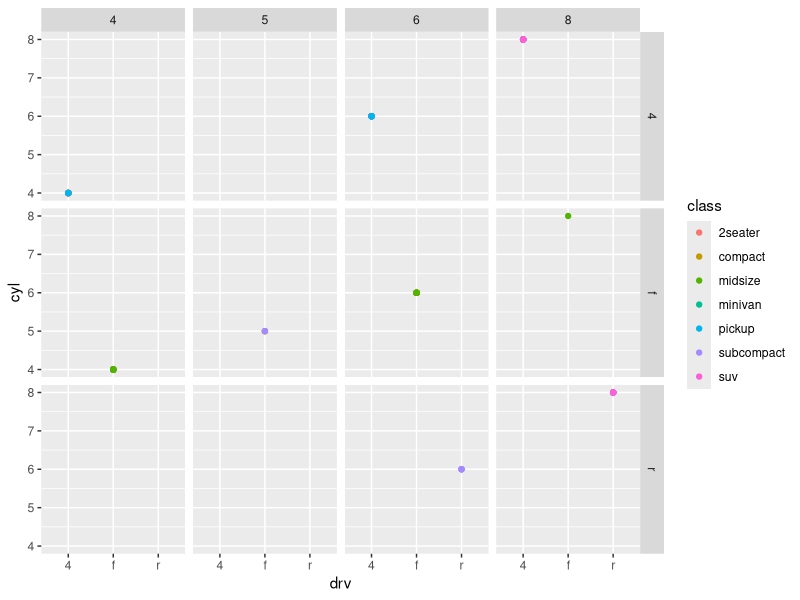
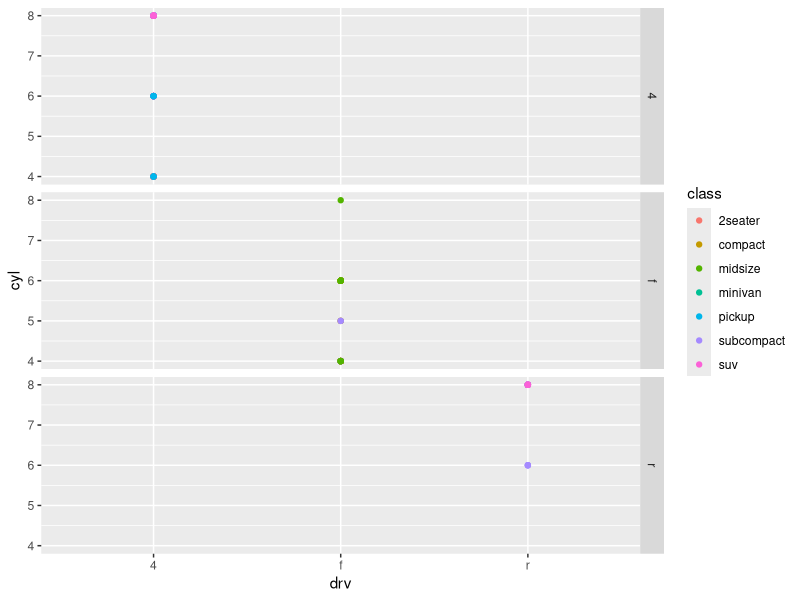
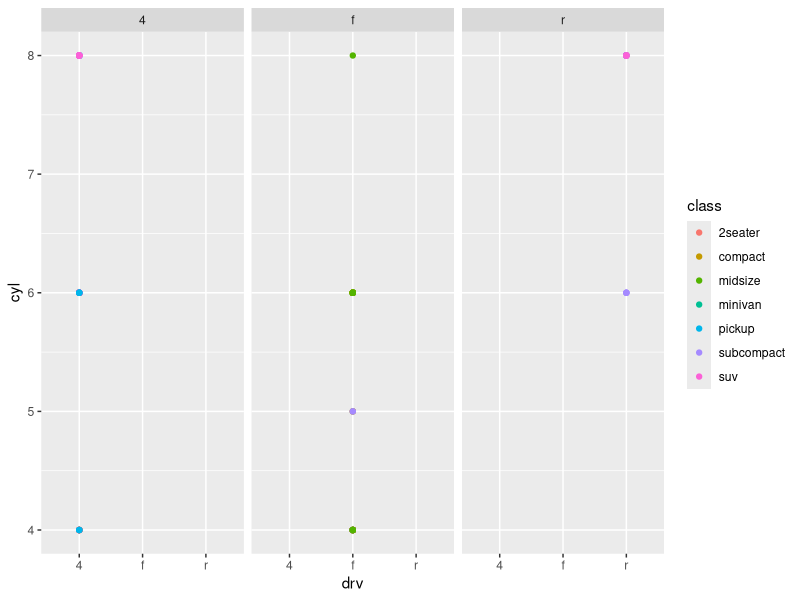
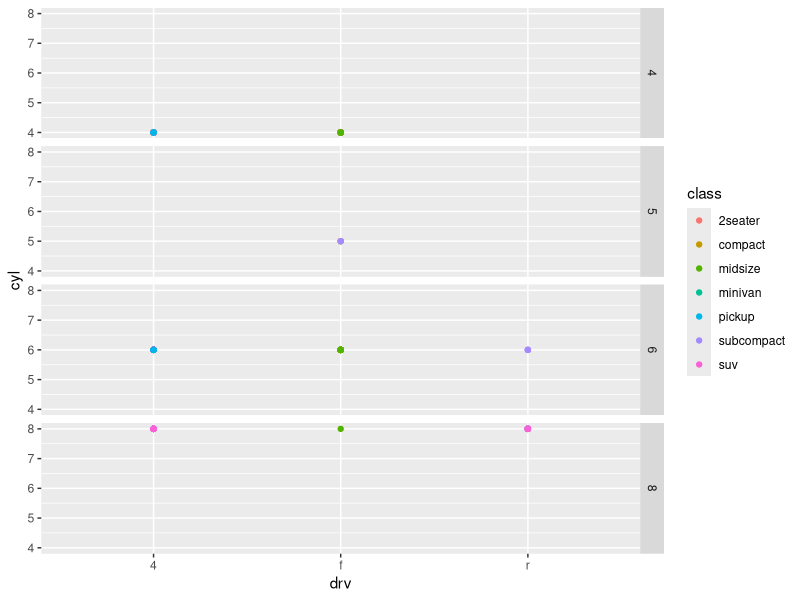
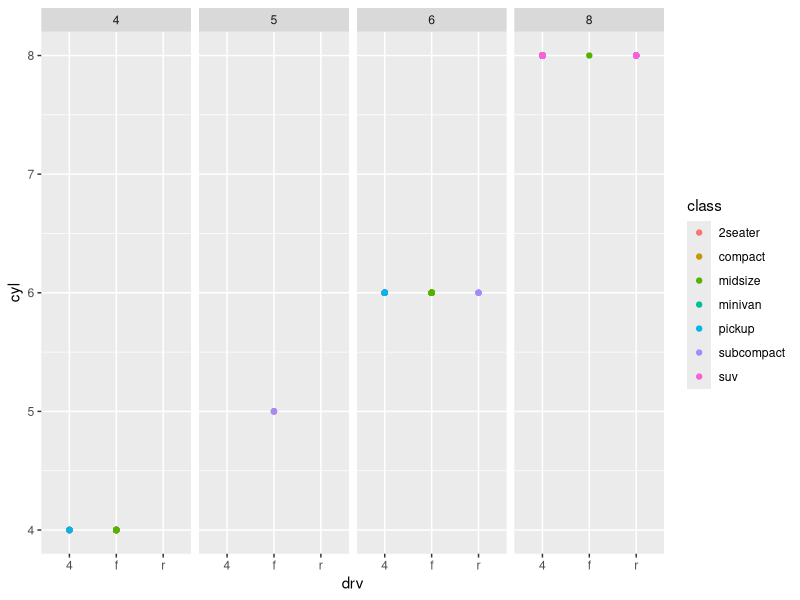
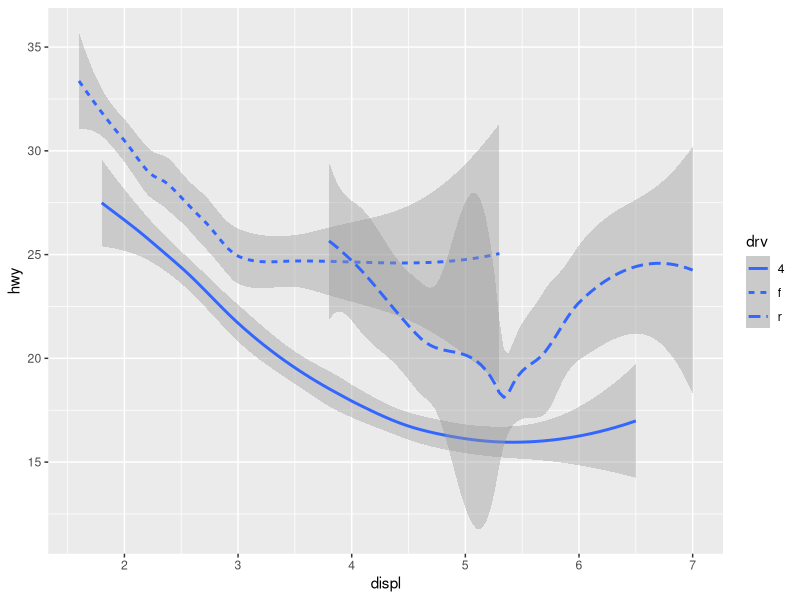
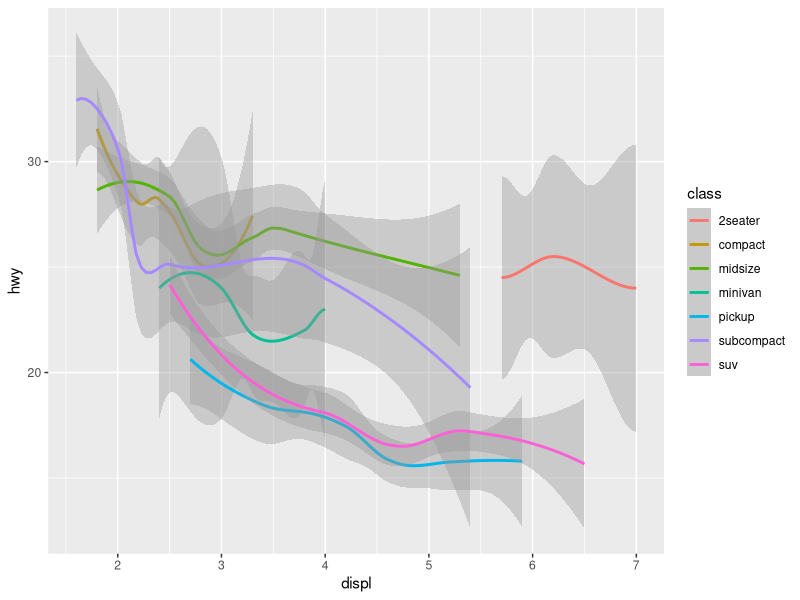
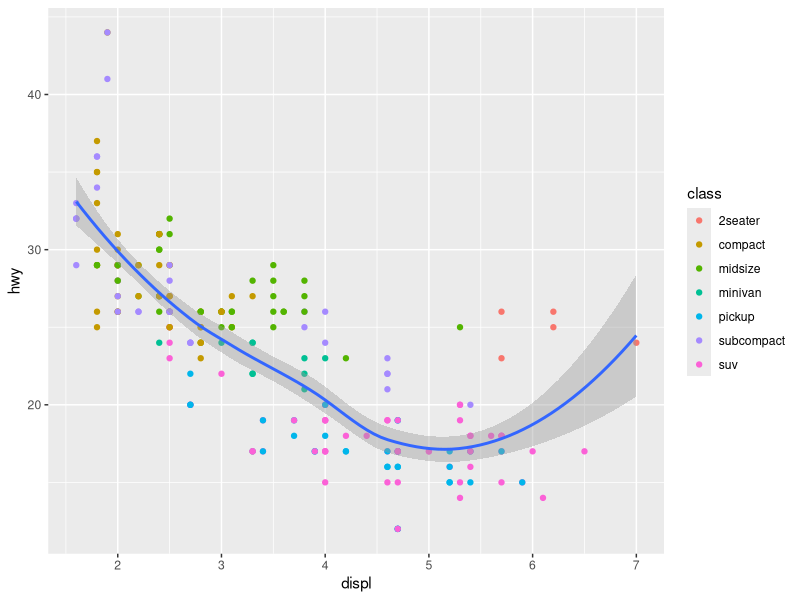

Recreate these plots in R, in order. (Note: this script raises an error after producing the figures.)
library(tidyverse)
mpg
data#solo aparace la funcion ene l workspace
mpg
help(mpg)
ggplot(data = mpg) + 
  geom_point(mapping = aes(x=drv, y=cyl, color=class)) + #se ejecuta ahora sin el facet grid:traccion central es el q mas tiene cuatro tipos de cilindros
  facet_grid(drv~cyl)


ggplot(data = mpg) + 
  geom_point(mapping = aes(x=drv, y=cyl, color=class)) + #se ejecuta ahora sin el facet grid:traccion central es el q mas tiene cuatro tipos de cilindros
  facet_grid(drv~.)#este te lo pone por filas, para poner la ondita es opt+ñ


ggplot(data = mpg) + 
  geom_point(mapping = aes(x=drv, y=cyl, color=class)) + #se ejecuta ahora sin el facet grid:traccion central es el q mas tiene cuatro tipos de cilindros
  facet_grid(.~drv)#este te lo pone por columnas

#se hace lo mismo con los cilindros como no hay 7 cilindros el 7 se lo salta y se categoriza por los valores de esa varibale como si fuera un factor no es numerico sino un valor enumerado: clase cinco, clase seis..

ggplot(data = mpg) + 
  geom_point(mapping = aes(x=drv, y=cyl, color=class)) + #se ejecuta ahora sin el facet grid:traccion central es el q mas tiene cuatro tipos de cilindros
  facet_grid(cyl~.)

ggplot(data = mpg) + 
  geom_point(mapping = aes(x=drv, y=cyl, color=class)) + #se ejecuta ahora sin el facet grid:traccion central es el q mas tiene cuatro tipos de cilindros
  facet_grid(.~cyl)#ahora salen por columnas

ggplot(data = mpg)+
  geom_smooth(mapping = aes(x=displ, y=hwy, linetype=drv))

ggplot(data = mpg)+
  geom_smooth(mapping = aes(x=displ, y=hwy, color=class))#diferencia entre la variabilidad, en la linea roja la banda es mas ancha que en la verde?

ggplot(data = mpg, mapping = aes(x = displ, y = hwy))+
  geom_point(mapping = aes(color = class)) + 
  geom_smooth() #los cohes rojos q son los ultimos puntos de la grafica, son coches muy escasos y lo que hacen es 

tibble
flights
data(flights)
flights

filter(flights,month==1,day==1)
jan1<-filter(flights,month==1,day==1)
filter(flights, month==11 | month==12)
nov_dec<- filter(flights, month==11 | month==12)
filter(flights, !(arr_delay> 120 |dep_delay>120))
#falta la otra que son dos fromas de decir lo mismo

NA=NA


#Exercise 14:# los datos estan por minutos#jordi pagina web#libreria nos tenemos que adaptar a las funciones de la libreria

#A
filter(flights, arr_delay>=120)

#B
filter(flights, dest=="IAH" | dest=="HOU")

#C
help(flights)

#D:
filter(flights, month>=7 & month<=9)

#E
filter(flights, arr_delay>=120, dep_delay<=0)

#F
filter(flights, dep_delay>=60, dep_delay-arr_delay>30)

#G
filter(flights, dep_time>=2400 | dep_time>=000,dep_time<=600)

#2
filter(flights, between(dep_time, 000, 600))

#3
is.na(flights$dep_time)
sum(is.na(flights$dep_time))

#4
na|TRUE#true es el conjunto total , la union entre el conjunto universal sigues teniendo conjunto universal#al todo unir algo mas
FALSE&NA#false es como si fuera el conjunto vacio y la y es la interseccion#intersecar a la anda algo mas pues da nada
NA^0#regla matematica cualquier numero elevado a 0 es 1
#tambien se usa -inf y +inf pero el prgrama no lo puede procesar
NA*0#contralogica de lo anterior


flights_sml<-select(flights,year:day,ends_with("delay"),distance,air_time)
mutate(flights_sml,gain=arr_delay-dep_delay,speed=distance/air_time*60)

(flights$air_time-(flights$arr_time-flights$dep_time))#ejercicio 2 de data transformation#si estan en la misma unidad de medida lo normal es que nos salieran pequeños, pero estan en distintas unidades de medida unos en minutos otros en segundos.. no merece la pena hacerlo



  